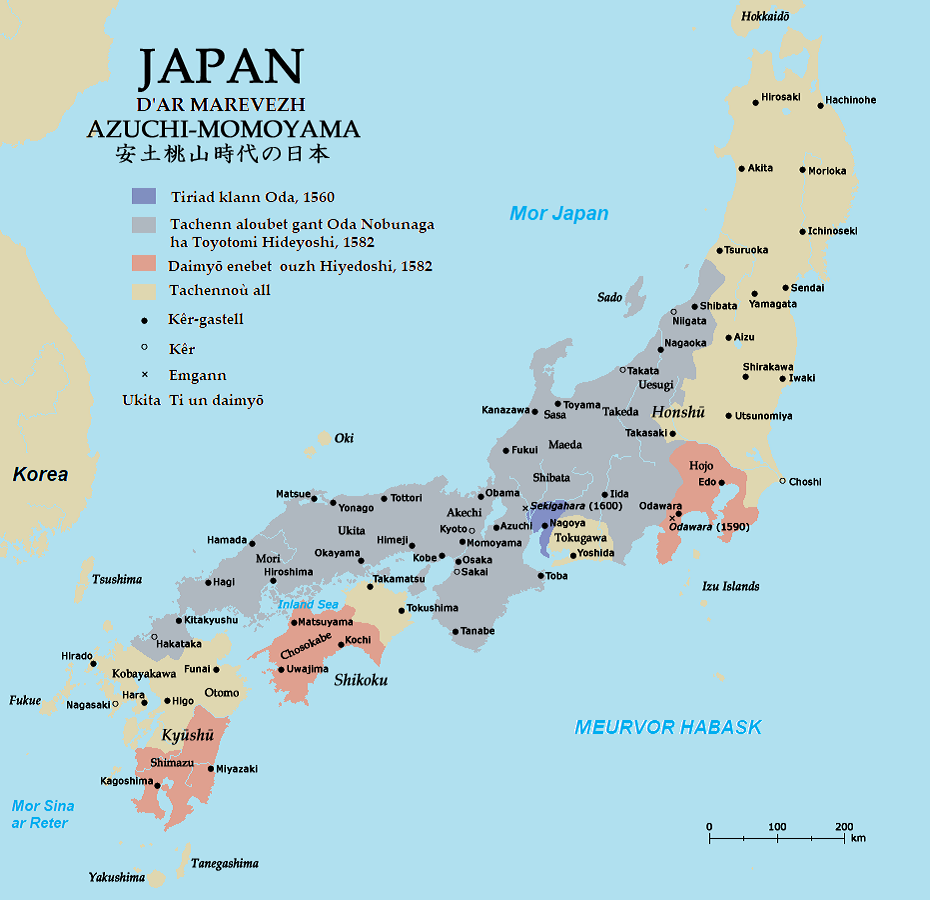
#> input picture data/test_downloads/integrated/13dc00da4b41.jpg, 930 x 900 px
$ python -i bright_background_processor.py   (imports and definitions only)
#> lines starting #> are read from the running program, lines starting #| are printed output that depends on the picture
#> further down, picture is the input picture: PIL image 930x900 RGBA; mean R, G, B, A 176.7, 212.6, 220.3, 255
"""
明るい背景処理プロセッサー

人物写真を暗くせず、顔がよく見えるようにする
- 軽いビネット効果のみ
- 明るさを保つ
- エッジに軽い影（テキストを際立たせる程度）
"""

from PIL import Image, ImageDraw, ImageFilter, ImageEnhance
from typing import Tuple, Optional
import logging
import numpy as np


class BrightBackgroundProcessor:
    """明るい背景処理プロセッサー（顔がよく見える）"""

    def __init__(
        self,
        canvas_size: Tuple[int, int] = (1280, 720),
        logger: Optional[logging.Logger] = None
    ):
        """
        初期化

        Args:
            canvas_size: キャンバスサイズ (width, height)
            logger: ロガー
        """
        self.width, self.height = canvas_size
        self.logger = logger or logging.getLogger(__name__)

        self.logger.info(f"BrightBackgroundProcessor initialized: {canvas_size}")

    def process_background(
        self,
        image: Image.Image,
        vignette_strength: float = 0.2,
        edge_shadow: bool = True,
        enhance_brightness: bool = True
    ) -> Image.Image:
        """
        背景を明るく処理してテキストが読めるようにする

        Args:
            image: 元画像
            vignette_strength: ビネット効果の強さ（0.0-1.0、軽めに）
            edge_shadow: 上下端に軽い影を追加するか
            enhance_brightness: 明るさを少し上げるか

        Returns:
            処理済み画像
        """
        self.logger.info(
            f"Processing background (bright mode): "
            f"vignette={vignette_strength}, edge_shadow={edge_shadow}, "
            f"enhance_brightness={enhance_brightness}"
        )

        # RGBAに変換
        if image.mode != 'RGBA':
            image = image.convert('RGBA')

        result = image.copy()

        # 1. 明るさを少し上げる（オプション）
        if enhance_brightness:
            result = self._enhance_brightness(result, factor=1.1)

        # 2. コントラストを少し上げる（顔をはっきりさせる）
        result = self._enhance_contrast(result, factor=1.1)

        # 3. 軽いビネット効果を追加（中央を明るく保つ）
        if vignette_strength > 0:
            vignette = self._create_light_vignette(
                vignette_strength,
                center_preserve_ratio=0.7  # 中央70%は明るく保つ
            )
            result = Image.alpha_composite(result, vignette)

        # 4. 上下端に軽い影を追加（テキストエリアのみ）
        if edge_shadow:
            edge_shadow_layer = self._create_text_area_shadows()
            result = Image.alpha_composite(result, edge_shadow_layer)

        self.logger.info("✅ Background processed (bright mode)")

        return result

    def _enhance_brightness(
        self,
        image: Image.Image,
        factor: float = 1.1
    ) -> Image.Image:
        """
        明るさを上げる

        Args:
            image: 元画像
            factor: 明るさ係数（1.0より大きい）

        Returns:
            明るくした画像
        """
#> called with factor = 1.1
        enhancer = ImageEnhance.Brightness(image)
        return enhancer.enhance(factor)
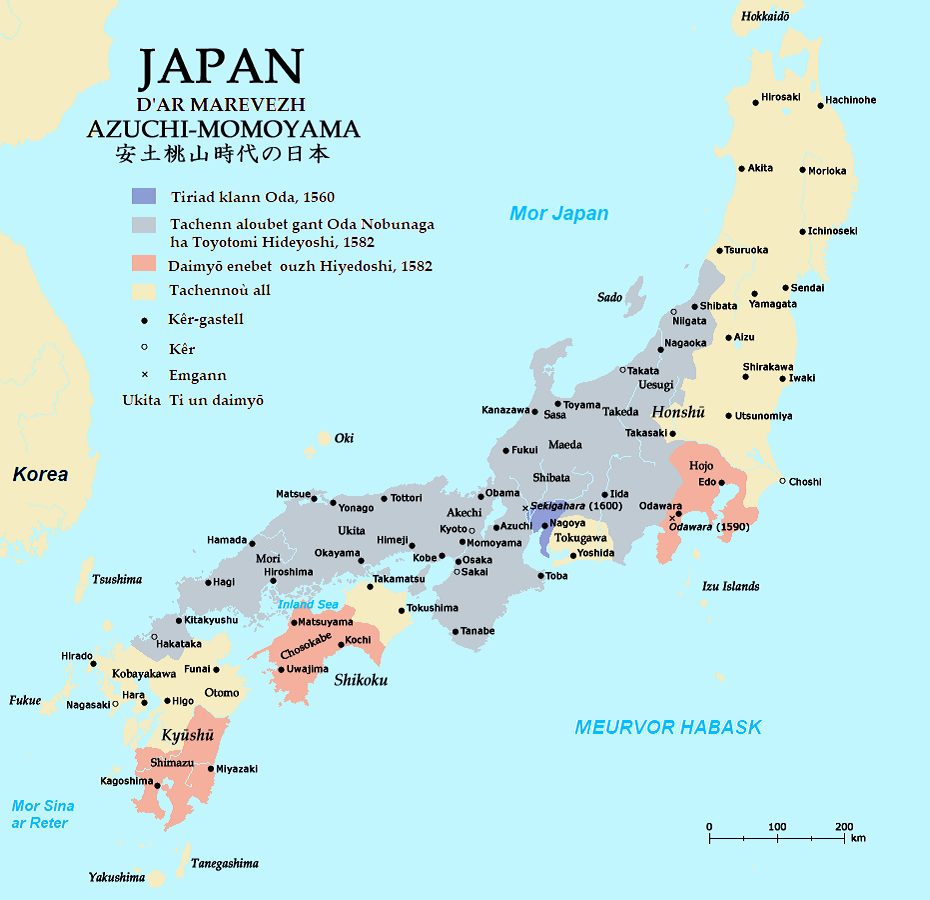
#> returned value: PIL image 930x900 RGBA; mean R, G, B, A 193.8, 233.3, 236, 255

    def _enhance_contrast(
        self,
        image: Image.Image,
        factor: float = 1.1
    ) -> Image.Image:
        """
        コントラストを上げる

        Args:
            image: 元画像
            factor: コントラスト係数

        Returns:
            コントラストを上げた画像
        """
#> called with factor = 1.1
        enhancer = ImageEnhance.Contrast(image)
        return enhancer.enhance(factor)

    def _create_light_vignette(
        self,
        strength: float,
        center_preserve_ratio: float = 0.7
    ) -> Image.Image:
        """
        軽いビネット効果レイヤーを作成

        Args:
            strength: ビネット効果の強さ（0.0-1.0）
            center_preserve_ratio: 中央を保つ比率（0.0-1.0）

        Returns:
            ビネットレイヤー（RGBA）
        """
#> called with strength = 0.2, center_preserve_ratio = 0.7
        # ビネットマスクを作成
        vignette_array = np.zeros((self.height, self.width), dtype=np.float32)

        # 中心座標
        center_x = self.width / 2
        center_y = self.height / 2

        # 最大距離（対角線の半分）
        max_distance = np.sqrt(center_x ** 2 + center_y ** 2)

        # 各ピクセルの距離に基づいてビネットを計算
        for y in range(self.height):
            for x in range(self.width):
                # 中心からの距離
                dx = x - center_x
                dy = y - center_y
                distance = np.sqrt(dx ** 2 + dy ** 2)

                # 正規化距離（0.0-1.0）
                normalized_distance = distance / max_distance

                # ビネット係数（中央は明るく、端は少し暗く）
                if normalized_distance < center_preserve_ratio:
                    # 中央エリア（ほぼ暗くしない）
                    vignette_value = 1.0 - (normalized_distance / center_preserve_ratio) * strength * 0.1
                else:
                    # 外側エリア（軽く暗くする）
                    outer_ratio = (normalized_distance - center_preserve_ratio) / (1.0 - center_preserve_ratio)
                    vignette_value = 1.0 - strength * (0.1 + outer_ratio * 0.2)

                vignette_array[y, x] = max(0, vignette_value)

        # 0-255の範囲に変換
        vignette_array = (vignette_array * 255).astype(np.uint8)

        # PIL Imageに変換
        vignette = Image.fromarray(vignette_array, mode='L')
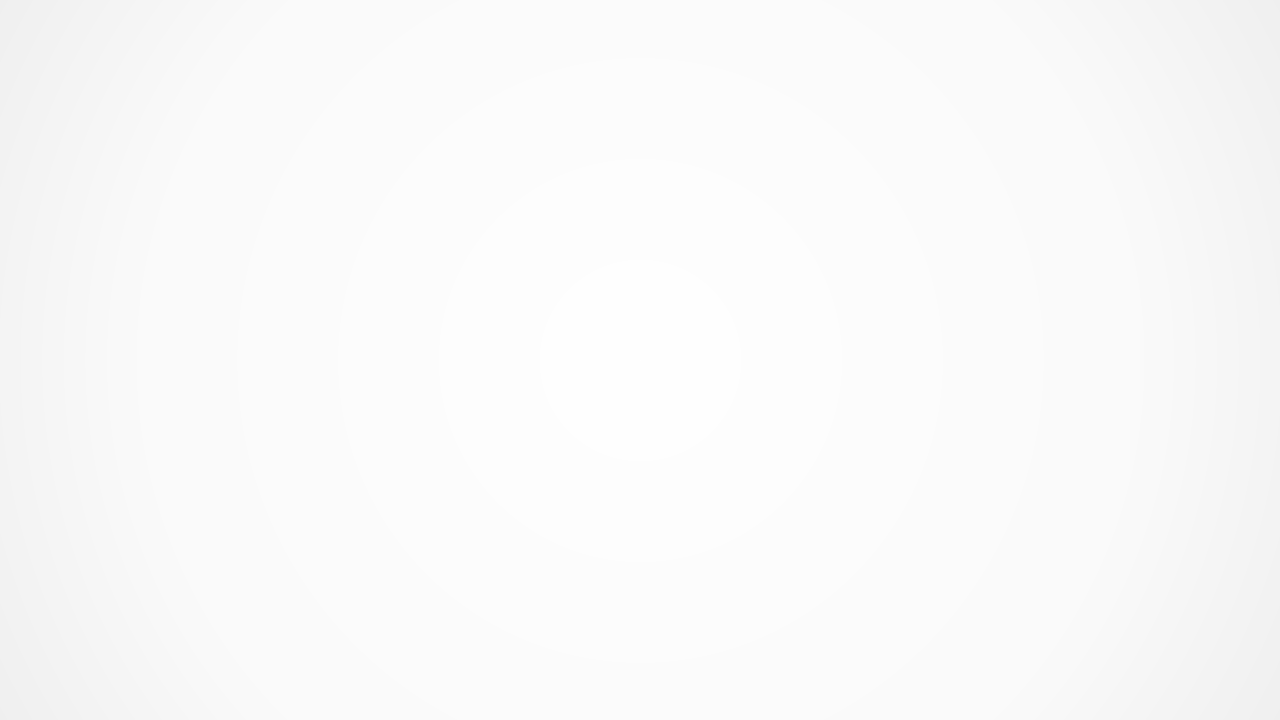
#> vignette: PIL image 1280x720 L; min 239, max 255, mean 249.8

        # ぼかしを適用してスムーズに
        vignette = vignette.filter(ImageFilter.GaussianBlur(30))

        # RGBAレイヤーを作成（黒でマスク）
        vignette_layer = Image.new('RGBA', (self.width, self.height), (0, 0, 0, 0))
#> vignette_layer: PIL image 1280x720 RGBA; every value is 0

        # 黒をビネットマスクで合成
        black_layer = Image.new('RGB', (self.width, self.height), (0, 0, 0))
#> black_layer: PIL image 1280x720 RGB; every value is 0
        vignette_layer.paste(black_layer, (0, 0))

        # アルファチャンネルを設定（ビネットを反転）
        vignette_inverted = Image.eval(vignette, lambda x: 255 - x)
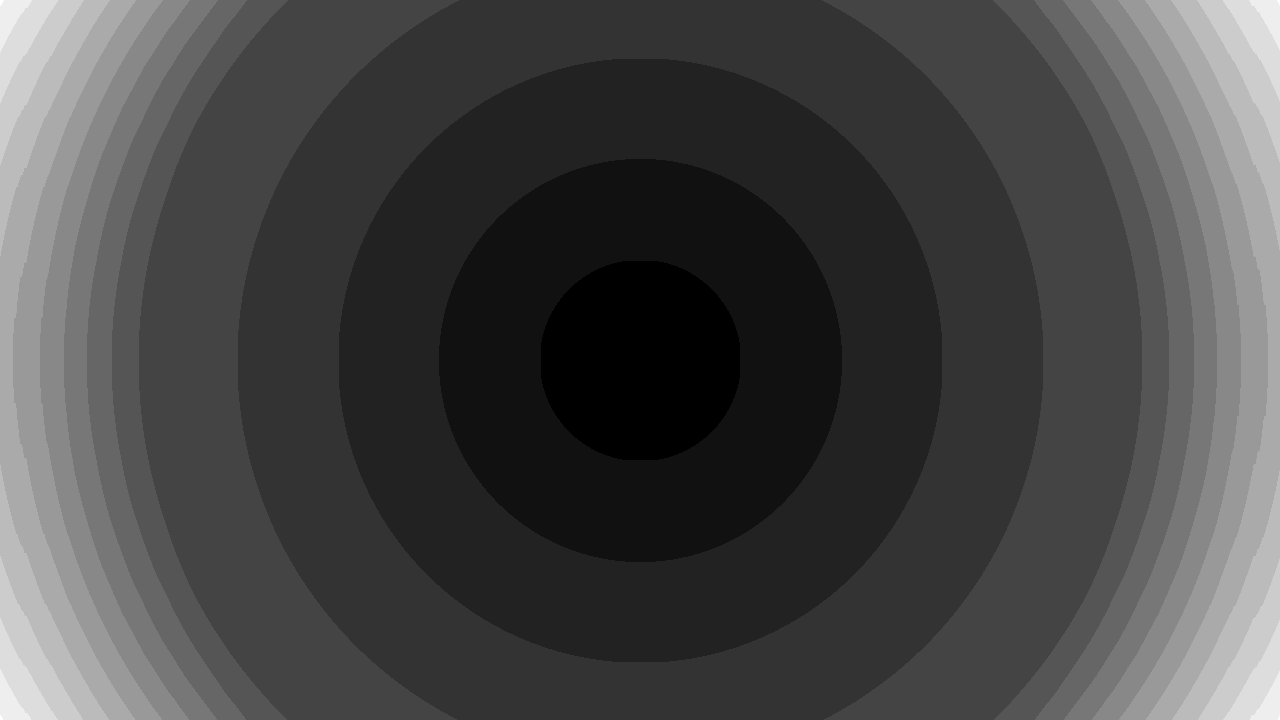
#> vignette_inverted: PIL image 1280x720 L; min 1, max 16, mean 5.18; drawn with min black and max white
        vignette_layer.putalpha(vignette_inverted)

        return vignette_layer

    def _create_text_area_shadows(self) -> Image.Image:
        """
        上下のテキストエリアにのみ軽い影を追加

        Returns:
            影レイヤー（RGBA）
        """
        shadow = Image.new('RGBA', (self.width, self.height), (0, 0, 0, 0))
        draw = ImageDraw.Draw(shadow)

        # 上部グラデーション影（100px、軽め）
        shadow_height = 100
        for y in range(shadow_height):
            # 不透明度を計算（軽め）
            opacity = int(80 * (1 - y / shadow_height))  # 最大80（軽い）
            draw.rectangle(
                [(0, y), (self.width, y + 1)],
                fill=(0, 0, 0, opacity)
            )

        # 下部グラデーション影（100px、軽め）
        for y in range(shadow_height):
            # 不透明度を計算（軽め）
            opacity = int(80 * (1 - y / shadow_height))  # 最大80（軽い）
            actual_y = self.height - y - 1
            draw.rectangle(
                [(0, actual_y), (self.width, actual_y + 1)],
                fill=(0, 0, 0, opacity)
            )

        # ぼかしを適用
        shadow = shadow.filter(ImageFilter.GaussianBlur(10))

        return shadow

>>> from PIL import Image
>>> picture = Image.open('../../data/test_downloads/integrated/13dc00da4b41.jpg')
#> (the run stopped early here; a loop or call above may not have finished)
